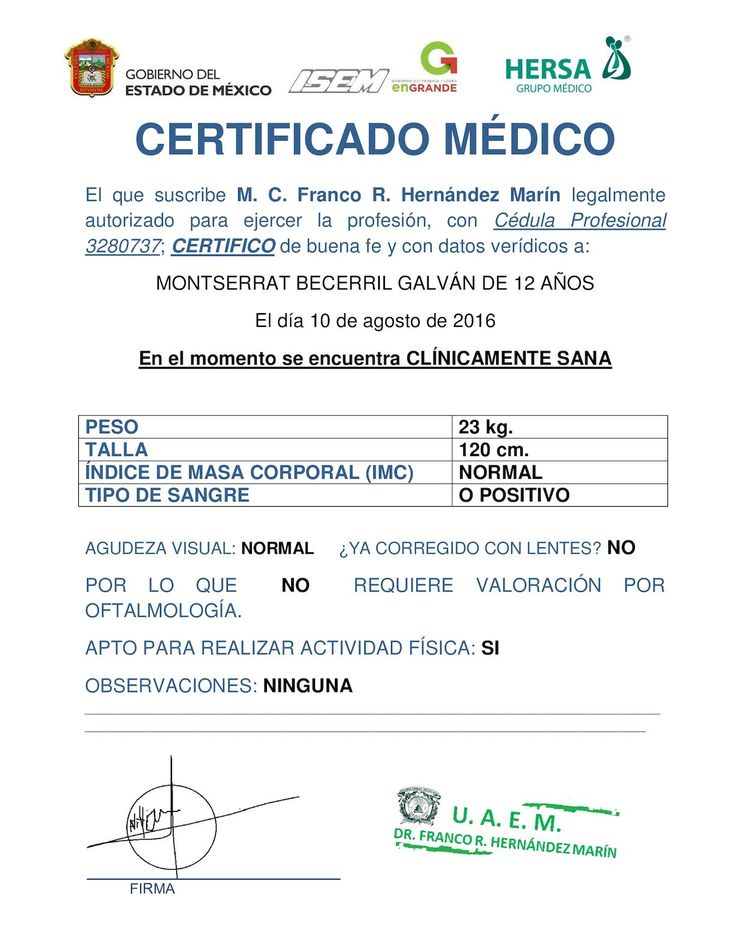
#> input picture data/claim 10/Spanish_medical_5.webp, 736 x 952 px
$ python -i readers.py   (imports and definitions only)
#> lines starting #> are read from the running program, lines starting #| are printed output that depends on the picture
from __future__ import annotations

import hashlib
import json
import os
import re
from pathlib import Path
from typing import Tuple

from PIL import Image, ImageOps
import pytesseract


_IMAGE_EXTENSIONS = {".png", ".jpg", ".jpeg", ".webp"}
_CACHE_DIR = Path(os.environ.get("CLAIMS_OCR_CACHE_DIR", Path(__file__).resolve().parents[3] / ".ocr_cache"))
# [1 line not run here, left out]


def _clean_ocr_text(text: str) -> str:
    text = text.replace("\x0c", "\n")
    lines = [re.sub(r"\s+", " ", line).strip() for line in text.splitlines()]
    return "\n".join(line for line in lines if line)


def _cache_key(path: str) -> str:
    stat = os.stat(path)
    payload = f"{os.path.abspath(path)}::{stat.st_mtime_ns}::{stat.st_size}".encode()
    return hashlib.sha1(payload).hexdigest()


def _load_cache(path: str) -> Tuple[str, str] | None:
    cache_path = _CACHE_DIR / f"{_cache_key(path)}.json"
    if not cache_path.exists():
        return None
    data = json.loads(cache_path.read_text(encoding="utf-8"))
    return data.get("text", ""), data.get("quality", "poor")


def _save_cache(path: str, text: str, quality: str) -> None:
    cache_path = _CACHE_DIR / f"{_cache_key(path)}.json"
    cache_path.write_text(json.dumps({"text": text, "quality": quality}, ensure_ascii=False), encoding="utf-8")


def ocr_image(path: str) -> Tuple[str, str]:
    cached = _load_cache(path)
    if cached is not None:
        return cached

    image = Image.open(path)
#> image is the input picture: PIL image 736x952 RGB; mean R, G, B 239.5, 241.6, 242.1
    gray = ImageOps.grayscale(image)
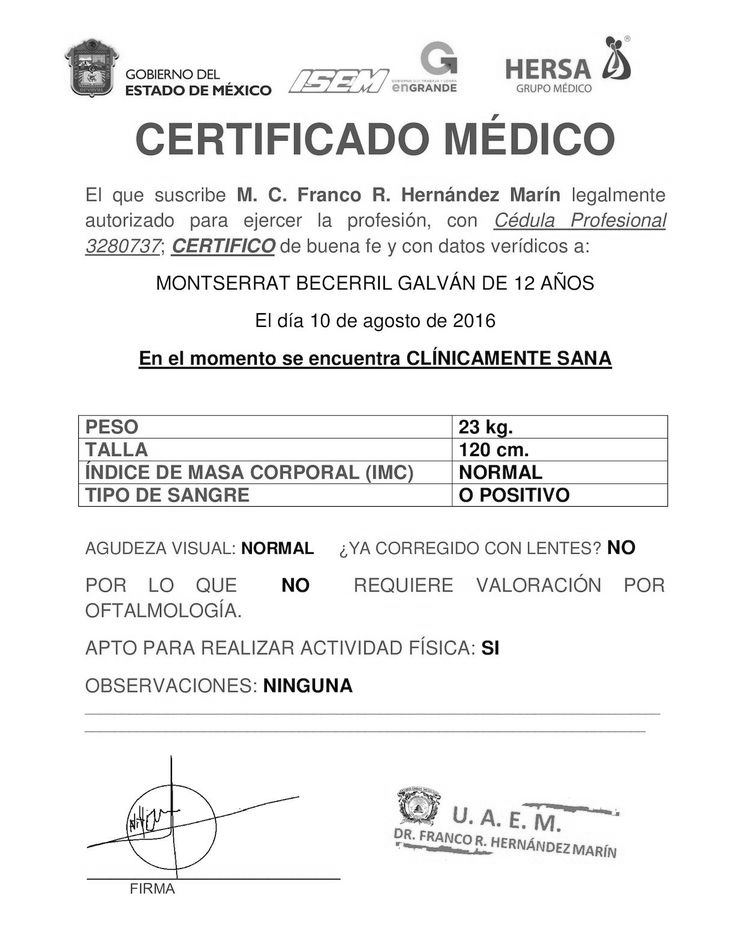
#> gray: PIL image 736x952 L; min 0, max 255, mean 241
    gray = ImageOps.autocontrast(gray)

    max_dim = max(gray.size)
#> max_dim = 952
    if max_dim > 1200:
        ratio = 1200 / max_dim
        gray = gray.resize((max(1, int(gray.width * ratio)), max(1, int(gray.height * ratio))))
    elif max_dim < 700:
        gray = gray.resize((gray.width * 2, gray.height * 2))

    texts = []
    variants = [(gray, "--psm 6")]
    for variant, config in variants:
        try:
            text = _clean_ocr_text(pytesseract.image_to_string(variant, config=config, timeout=6))
        except Exception:
            text = ""
        texts.append(text)
#> this loop made 1 pass
#> config on pass 1: '--psm 6'
#> after the loop, texts = []

    best = max(texts, key=lambda t: (len(t), sum(c.isalpha() for c in t))) if texts else ""
    quality = "high" if len(best) > 250 else "partial" if len(best) > 80 else "poor"
    _save_cache(path, best, quality)
    return best, quality


def read_file(path: str) -> Tuple[str, str, str]:
    ext = os.path.splitext(path)[1].lower()
    if ext in _IMAGE_EXTENSIONS:
        text, quality = ocr_image(path)
        return text, "image", quality
    with open(path, "r", encoding="utf-8") as f:
        return f.read(), "text", "n/a"

#> (the run stopped early here; a loop or call above may not have finished)
